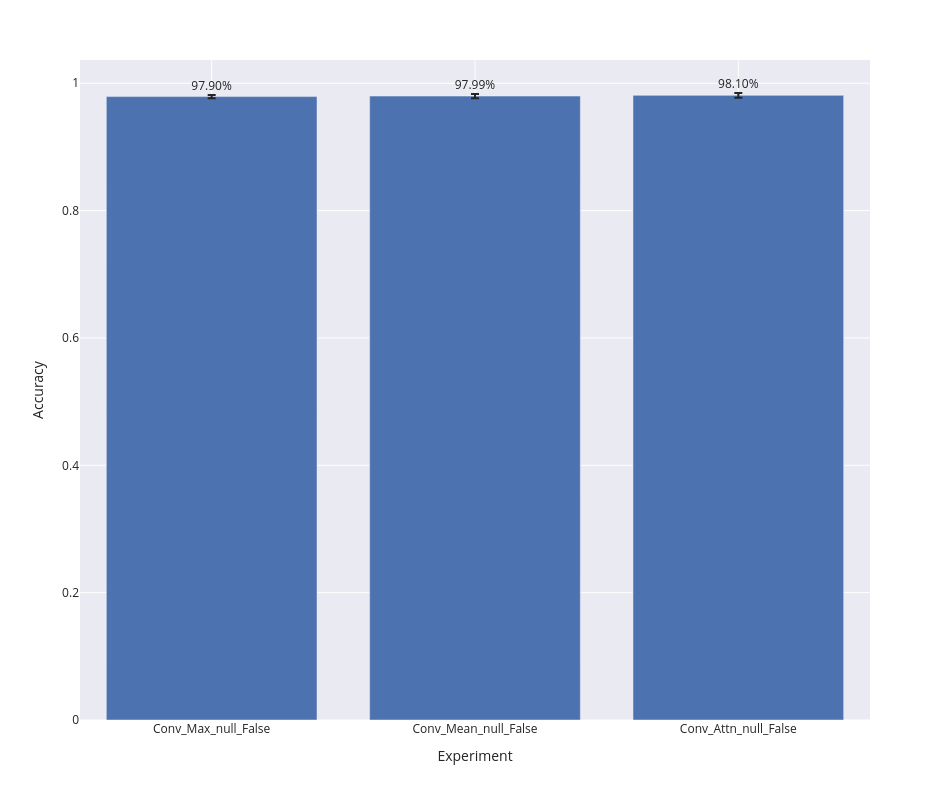

The code cell stored with this chart in its notebook:
### Code cell
bar_plot(label_wise_metrics_agg, 'accuracy')

### Figure 1 — Plotly figure (JSON) as saved in the notebook; plotly's stock layout.template omitted (floating-point values rounded to 4 significant figures)
{"data": [{"alignmentgroup": "True", "error_y": {"array": [0.002712, 0.003247, 0.003696]}, "hovertemplate": "expr=%{x}<br>accuracy_mean=%{text}<extra></extra>", "legendgroup": "", "marker": {"color": "rgb(76,114,176)", "pattern": {"shape": ""}}, "name": "", "offsetgroup": "", "orientation": "v", "showlegend": false, "text": [0.979, 0.9799, 0.981], "textposition": "outside", "texttemplate": "%{text:.2%}", "type": "bar", "x": ["Conv_Max_null_False", "Conv_Mean_null_False", "Conv_Attn_null_False"], "xaxis": "x", "y": [0.979, 0.9799, 0.981], "yaxis": "y"}], "layout": {"barmode": "group", "height": 800, "legend": {"tracegroupgap": 0}, "margin": {"t": 60}, "width": 950, "xaxis": {"anchor": "y", "domain": [0, 1], "title": {"text": "Experiment"}}, "yaxis": {"anchor": "x", "domain": [0, 1], "title": {"text": "Accuracy"}}}}
